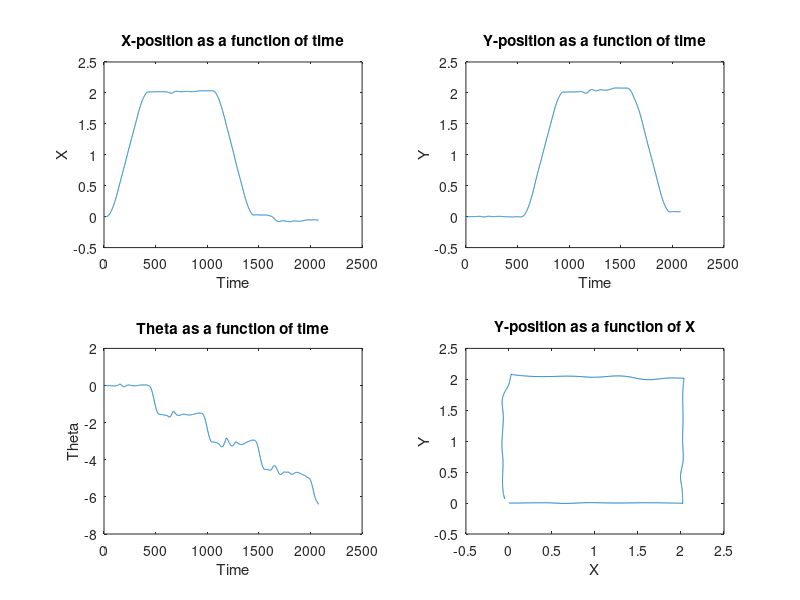

Reproduce this figure in MATLAB.
A = importdata('Log_mads_kicked_it.dat',',');

ax1 = subplot(2,2,1);
ax2 = subplot(2,2,2);
ax3 = subplot(2,2,3);
ax4 = subplot(2,2,4);

plot(ax1,A(:,1),A(:,2));
xlabel(ax1,'Time');
ylabel(ax1,'X');
title(ax1, 'X-position as a function of time');

plot(ax2,A(:,1),A(:,3));
xlabel(ax2,'Time');
ylabel(ax2,'Y');
title(ax2, 'Y-position as a function of time');

plot(ax3,A(:,1),A(:,4));
xlabel(ax3,'Time');
ylabel(ax3,'Theta');
title(ax3, 'Theta as a function of time');

plot(ax4,A(:,2),A(:,3));
xlabel(ax4,'X');
ylabel(ax4,'Y');
title(ax4, 'Y-position as a function of X');
